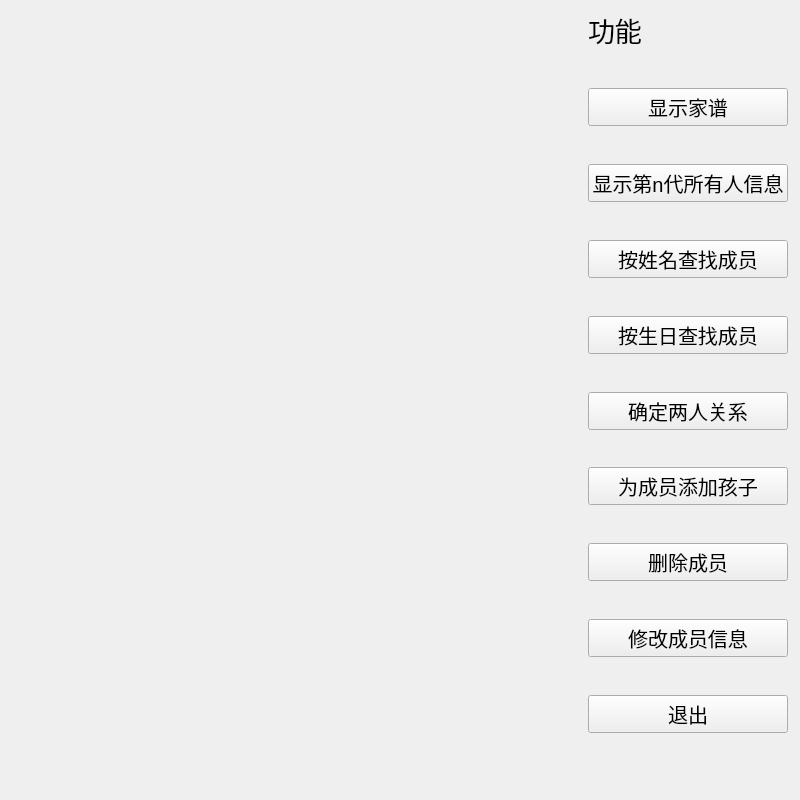
<?xml version="1.0" encoding="UTF-8"?>
<ui version="4.0">
 <class>Widget</class>
 <widget class="QWidget" name="Widget">
  <property name="geometry">
   <rect>
    <x>0</x>
    <y>0</y>
    <width>800</width>
    <height>800</height>
   </rect>
  </property>
  <property name="sizePolicy">
   <sizepolicy hsizetype="Fixed" vsizetype="Fixed">
    <horstretch>0</horstretch>
    <verstretch>0</verstretch>
   </sizepolicy>
  </property>
  <property name="minimumSize">
   <size>
    <width>0</width>
    <height>0</height>
   </size>
  </property>
  <property name="maximumSize">
   <size>
    <width>1600</width>
    <height>1600</height>
   </size>
  </property>
  <property name="windowTitle">
   <string>Widget</string>
  </property>
  <widget class="QWidget" name="layoutWidget">
   <property name="geometry">
    <rect>
     <x>588</x>
     <y>10</y>
     <width>200</width>
     <height>755</height>
    </rect>
   </property>
   <layout class="QVBoxLayout" name="verticalLayout">
    <item>
     <widget class="QLabel" name="label">
      <property name="font">
       <font>
        <pointsize>20</pointsize>
       </font>
      </property>
      <property name="text">
       <string>功能</string>
      </property>
     </widget>
    </item>
    <item>
     <spacer name="verticalSpacer_10">
      <property name="orientation">
       <enum>Qt::Vertical</enum>
      </property>
      <property name="sizeHint" stdset="0">
       <size>
        <width>20</width>
        <height>40</height>
       </size>
      </property>
     </spacer>
    </item>
    <item>
     <widget class="QPushButton" name="pushButton">
      <property name="font">
       <font>
        <pointsize>15</pointsize>
       </font>
      </property>
      <property name="text">
       <string>显示家谱</string>
      </property>
     </widget>
    </item>
    <item>
     <spacer name="verticalSpacer_9">
      <property name="orientation">
       <enum>Qt::Vertical</enum>
      </property>
      <property name="sizeHint" stdset="0">
       <size>
        <width>20</width>
        <height>40</height>
       </size>
      </property>
     </spacer>
    </item>
    <item>
     <widget class="QPushButton" name="pushButton_2">
      <property name="font">
       <font>
        <pointsize>15</pointsize>
       </font>
      </property>
      <property name="text">
       <string>显示第n代所有人信息</string>
      </property>
     </widget>
    </item>
    <item>
     <spacer name="verticalSpacer_8">
      <property name="orientation">
       <enum>Qt::Vertical</enum>
      </property>
      <property name="sizeHint" stdset="0">
       <size>
        <width>20</width>
        <height>40</height>
       </size>
      </property>
     </spacer>
    </item>
    <item>
     <widget class="QPushButton" name="pushButton_3">
      <property name="font">
       <font>
        <pointsize>15</pointsize>
       </font>
      </property>
      <property name="text">
       <string>按姓名查找成员</string>
      </property>
     </widget>
    </item>
    <item>
     <spacer name="verticalSpacer_7">
      <property name="orientation">
       <enum>Qt::Vertical</enum>
      </property>
      <property name="sizeHint" stdset="0">
       <size>
        <width>20</width>
        <height>40</height>
       </size>
      </property>
     </spacer>
    </item>
    <item>
     <widget class="QPushButton" name="pushButton_4">
      <property name="font">
       <font>
        <pointsize>15</pointsize>
       </font>
      </property>
      <property name="text">
       <string>按生日查找成员</string>
      </property>
     </widget>
    </item>
    <item>
     <spacer name="verticalSpacer_6">
      <property name="orientation">
       <enum>Qt::Vertical</enum>
      </property>
      <property name="sizeHint" stdset="0">
       <size>
        <width>20</width>
        <height>40</height>
       </size>
      </property>
     </spacer>
    </item>
    <item>
     <widget class="QPushButton" name="pushButton_5">
      <property name="font">
       <font>
        <pointsize>15</pointsize>
       </font>
      </property>
      <property name="text">
       <string>确定两人关系</string>
      </property>
     </widget>
    </item>
    <item>
     <spacer name="verticalSpacer_5">
      <property name="orientation">
       <enum>Qt::Vertical</enum>
      </property>
      <property name="sizeHint" stdset="0">
       <size>
        <width>20</width>
        <height>40</height>
       </size>
      </property>
     </spacer>
    </item>
    <item>
     <widget class="QPushButton" name="pushButton_9">
      <property name="font">
       <font>
        <pointsize>15</pointsize>
       </font>
      </property>
      <property name="text">
       <string>为成员添加孩子</string>
      </property>
     </widget>
    </item>
    <item>
     <spacer name="verticalSpacer_4">
      <property name="orientation">
       <enum>Qt::Vertical</enum>
      </property>
      <property name="sizeHint" stdset="0">
       <size>
        <width>20</width>
        <height>40</height>
       </size>
      </property>
     </spacer>
    </item>
    <item>
     <widget class="QPushButton" name="pushButton_7">
      <property name="font">
       <font>
        <pointsize>15</pointsize>
       </font>
      </property>
      <property name="text">
       <string>删除成员</string>
      </property>
     </widget>
    </item>
    <item>
     <spacer name="verticalSpacer_2">
      <property name="orientation">
       <enum>Qt::Vertical</enum>
      </property>
      <property name="sizeHint" stdset="0">
       <size>
        <width>20</width>
        <height>40</height>
       </size>
      </property>
     </spacer>
    </item>
    <item>
     <widget class="QPushButton" name="pushButton_6">
      <property name="font">
       <font>
        <pointsize>15</pointsize>
       </font>
      </property>
      <property name="text">
       <string>修改成员信息</string>
      </property>
     </widget>
    </item>
    <item>
     <spacer name="verticalSpacer_3">
      <property name="orientation">
       <enum>Qt::Vertical</enum>
      </property>
      <property name="sizeHint" stdset="0">
       <size>
        <width>20</width>
        <height>40</height>
       </size>
      </property>
     </spacer>
    </item>
    <item>
     <widget class="QPushButton" name="pushButton_8">
      <property name="font">
       <font>
        <pointsize>15</pointsize>
       </font>
      </property>
      <property name="text">
       <string>退出</string>
      </property>
     </widget>
    </item>
    <item>
     <spacer name="verticalSpacer">
      <property name="orientation">
       <enum>Qt::Vertical</enum>
      </property>
      <property name="sizeHint" stdset="0">
       <size>
        <width>20</width>
        <height>40</height>
       </size>
      </property>
     </spacer>
    </item>
   </layout>
  </widget>
  <widget class="QWidget" name="container" native="true">
   <property name="geometry">
    <rect>
     <x>0</x>
     <y>0</y>
     <width>550</width>
     <height>800</height>
    </rect>
   </property>
  </widget>
 </widget>
 <resources/>
 <connections/>
</ui>
